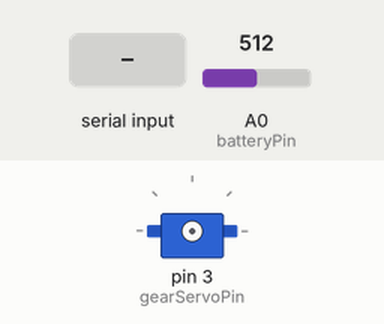
The sketch below on a simulated Arduino Uno, built with avr-gcc and run on an emulated ATmega328P. Shown: servo. Inputs (shaded band) come from the test bench; at power-on: A0 (batteryPin) = 512.

Above: at 1.2 s.
1.3 s: "G:\n" received over Serial
2.8 s: "G:90\n" received over Serial
At 3.1 s:
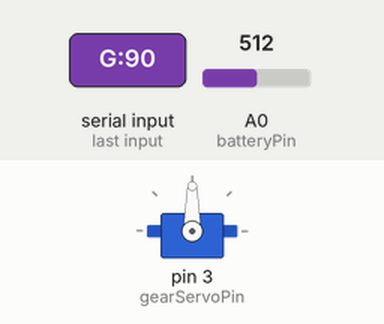
4.3 s: "G:,45\n" received over Serial
At 5.5 s:
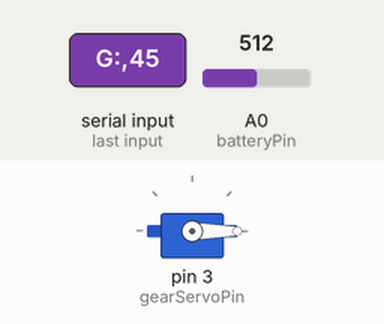
Timing chart, 0 to 7.3 s (numbered marks = the images above; inputs shaded):
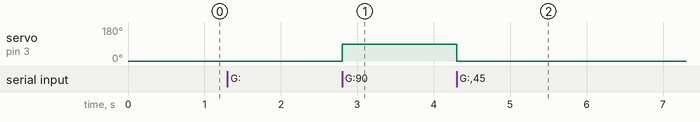

The sketch:

Dino-Car.ino
```cpp
#include <CAN.h>
#include <Servo.h>

Servo gearServo;
int gearServoPos = 90;
const int gearServoPin = 3;
unsigned long lastServoCommandTime = 0;
bool servoAttached = false;

unsigned long lastRequestTime = 0;
int currentPIDIndex = 0;

const uint8_t pidList[] = { 0x11, 0x0F, 0x04 };
const int numPIDs = sizeof(pidList);

const int batteryPin = A0;
const float R1 = 47000.0; // 47k ohm
const float R2 = 10000.0; // 10k ohm

float throttle = -1;
float ambiTemp = -1;
float engineLoad = -1;
float batteryVoltage = -1;

void sendPIDRequest() {
  uint8_t frame[8] = { 0x02, 0x01, pidList[currentPIDIndex], 0, 0, 0, 0, 0 };
  CAN.beginPacket(0x7DF);
  CAN.write(frame, 8);
  CAN.endPacket();
  currentPIDIndex = (currentPIDIndex + 1) % numPIDs;
}

void handleOBDResponse(uint8_t* res) {
  if (res[1] != 0x41) return;

  switch (res[2]) {
    case 0x11: throttle = res[3] * 100.0 / 255.0; break;
    case 0x0F: ambiTemp = res[3] - 40; break;
    case 0x04: engineLoad = res[3] * 100.0 / 255.0; break;
  }
}

void handleCustom540(uint8_t* data) {
  if (data[0] != 0x02) return;

  uint8_t gear = data[3] & 0x0F;
  uint16_t rpm = (data[1] << 8) | data[2];
  float temp = ((data[6] << 8) | data[7]) / 10.0;

  Serial.print("G:"); Serial.print(gear);
  Serial.print(",R:"); Serial.print(rpm);
  Serial.print(",T:"); Serial.print(temp);
  Serial.print(",Th:"); Serial.print(throttle);
  Serial.print(",L:"); Serial.print(engineLoad);
  Serial.print(",A:"); Serial.print(ambiTemp);
  Serial.print(",V:"); Serial.println(batteryVoltage);
}

void readCAN() {
  if (!CAN.parsePacket()) return;
  uint8_t buf[8], i = 0;
  while (CAN.available() && i < 8) buf[i++] = CAN.read();

  if (CAN.packetId() == 0x7E8) handleOBDResponse(buf);
  else if (CAN.packetId() == 0x540) handleCustom540(buf);
}

void setup() {
  Serial.begin(115200);
  while (!Serial);
  analogReference(INTERNAL);
  if (!CAN.begin(1E6)) while (1);
}

void loop() {
  float voltage = analogRead(batteryPin) * (2.56 / 1023.0);
  batteryVoltage = voltage * ((R1 + R2) / R2);
  if (millis() - lastRequestTime >= 5) {
    lastRequestTime = millis();
    sendPIDRequest();
  }
  readCAN();

  if (Serial.available()) {
    String input = Serial.readStringUntil('\n');
    input.trim();
    if (input.startsWith("G:")) {
      int pos = input.substring(2).toInt();
      if (pos >= 0 && pos <= 180) {
        if (!servoAttached) {
          gearServo.attach(gearServoPin);
          servoAttached = true;
        }
        gearServo.write(pos);
        gearServoPos = pos;
        lastServoCommandTime = millis();
      }
    }
  }

  if (servoAttached && (millis() - lastServoCommandTime > 1000)) {
    gearServo.detach();
    servoAttached = false;
  }
  delay(1);
}
```

Measured:
- after the input at 2.8 s, servo on pin 3 (gearServoPin): 0° → 90° at once
- after the input at 4.3 s, servo on pin 3 (gearServoPin): 90° → 0° at once
